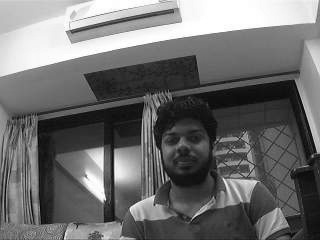
#> input picture 9_Histogram_Equalization/O4/Output_Gray_Image_Y.jpg, 320 x 240 px, found by its file name
$ python hist_of_image.py
#> lines starting #> are read from the running program, lines starting #| are printed output that depends on the picture
import cv2
import numpy as np
from matplotlib import pyplot as plt


img = cv2.imread('Output_Gray_Image_Y.jpg',0)
#> img is the input picture: shape (240, 320); min 0, max 255, mean 110.5
#hist = cv2.calcHist([img],[0],None,[256],[0,256])

plt.hist(img.ravel(),256,[0,256])
plt.ylabel('Number of pixels')
plt.xlabel('Gray Levels')
plt.show()
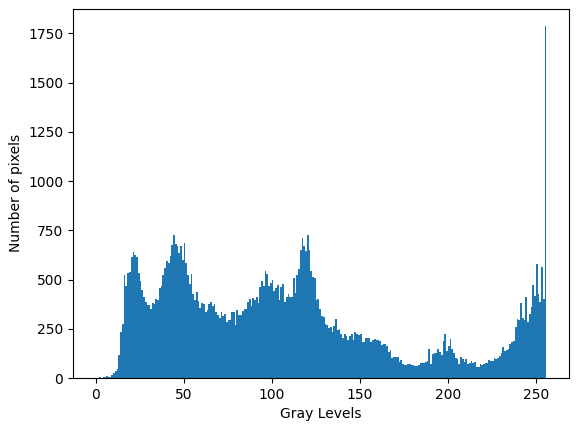
#> figure drawn by matplotlib, 1 panel; tallest bar 1786 high, from x = 255 to 256
